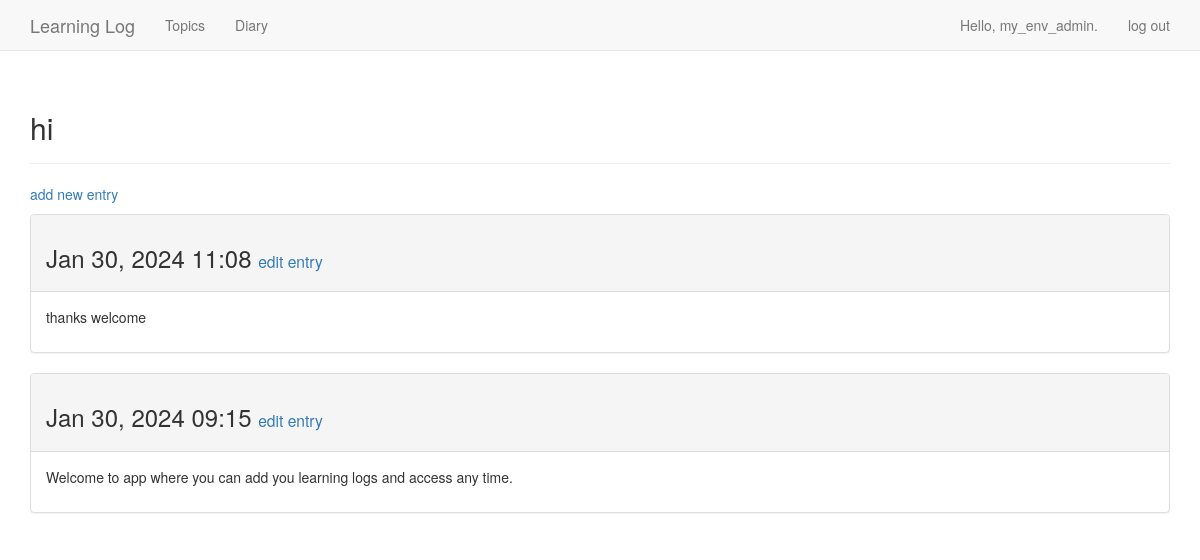
The page /topics/1/ (signed in) on the database its author committed.
### learning_logs/models.py (models this page shows, shortened)
class Topic(models.Model):
    text = models.CharField(max_length=200)
    date_added = models.DateTimeField(auto_now_add=True)
    owner = models.ForeignKey(User, on_delete=models.CASCADE)
    def __str__(self):
        return self.text

class Entry(models.Model):
    topic = models.ForeignKey(Topic,  on_delete=models.CASCADE)
    text = models.TextField()
    date_added = models.DateTimeField(auto_now_add=True)
    class Meta:
        verbose_name_plural = 'entries'

### learning_logs/views.py (the view)
@login_required
def topic(request, topic_id):
    topic = Topic.objects.get(id=topic_id)
    if topic.owner != request.user:
        raise Http404
    entries = topic.entry_set.order_by('-date_added')
    context = {'topic':topic, 'entries':entries}
    return render(request, 'learning_logs/topic.html', context)

### learning_logs/templates/learning_logs/topic.html
{% extends "learning_logs/base.html" %}
{% block header %}
<h2>{{ topic }}</h2>
{% endblock header %}
{% block content %}
 <p>
    <a href="{% url 'new_entry' topic.id %}">add new entry</a>
 </p>
{% for entry in entries %}
<div class="panel panel-default">
   <div class="panel-heading">
   <h3>
    {{ entry.date_added|date:'M d, Y H:i' }}
   <small>
    <a href="{% url 'edit_entry' entry.id %}">
    edit entry</a>
    </small>
    </h3>
    </div>
   <div class="panel-body">
    {{ entry.text|linebreaks }}
    </div>
    </div>
   {% empty %}
   There are no entries for this topic yet.
   {% endfor %}
{% endblock content %}

### learning_logs/templates/learning_logs/base.html (shortened to what this page needs)
{% load bootstrap3 %}
<!DOCTYPE html>
<html lang="en">
    <head>
        {% bootstrap_css %}
    </head>
<body>
<nav class="navbar navbar-default navbar-static-top">
    <div class="container">
        <div class="navbar-header">
        <a class="navbar-brand" href="{% url 'index' %}">
            Learning Log</a>
            </div>
            <div id="navbar" class="navbar-collapse collapse">
            <ul class="nav navbar-nav">
            <li><a href="{% url 'topics' %}">Topics</a></li>
            <li><a href="{% url 'Diary' %}">Diary</a></li>
            </ul>
            <ul class="nav navbar-nav navbar-right">
            {% if user.is_authenticated %}
            <li><a>Hello, {{ user.username }}.</a></li>
            <li><a href="{% url 'logout' %}">log out</a></li>
            {% else %}
            <li><a href="{% url 'register' %}">register</a></li>
            <li><a href="{% url 'login' %}">log in</a></li>
            {% endif %}
            </ul>
            </div>
        </div>
    </nav>
    <div class="container">
        <div class="page-header">
       {% block header %}{% endblock header %}
        </div>
        <div>
       {% block content %}{% endblock content %}
        </div>
        </div>
        </body>
</html>

### rows shown on the page
Topic: text "hi"
Entry: date_added "Jan 30, 2024 11:08", text "thanks welcome"
Entry: date_added "Jan 30, 2024 09:15", text "Welcome to app where you can add you learning logs and access any time."

### other values the page prints
{{ user.username }} "my_env_admin"
